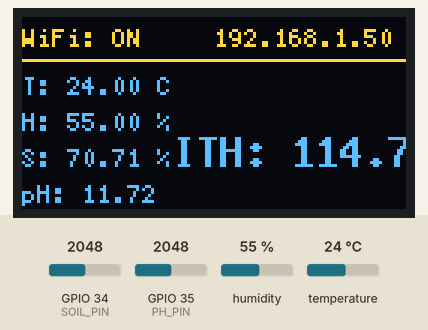
Bench run of a sketch on a simulated ESP32. Parts: 128×64 one-colour display. Inputs (shaded band) come from the test bench; at power-on: humidity 55 %, GPIO 34 (SOIL_PIN) = 2048, GPIO 35 (PH_PIN) = 2048, temperature 24 °C (analog values on the 0–4095 scale). The OLED is the two-colour kind (top 16 rows yellow); WiFi joins after 1.5 s; servers stay silent unless stated; what the sketch prints to the serial monitor is not drawn.

Above: at 2.8 s.
2.9 s: humidity set to 22 %
At 4.9 s:
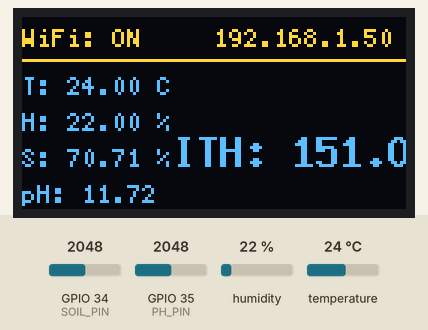
5.2 s: GPIO 34 (SOIL_PIN) set to 2866
At 7.0 s:
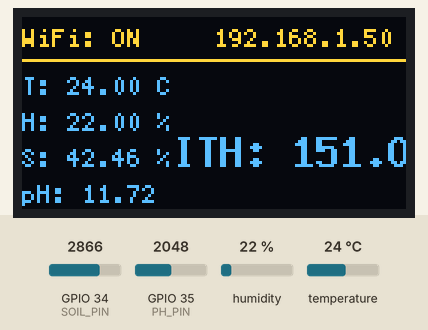
7.3 s: GPIO 35 (PH_PIN) set to 2866
At 9.1 s:
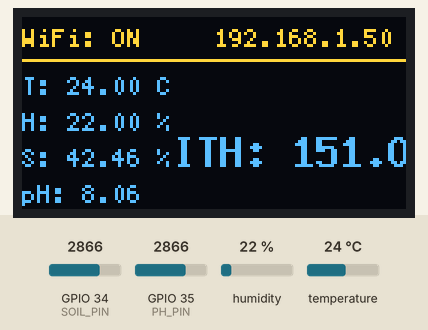
9.4 s: temperature set to 12 °C
At 11.2 s:
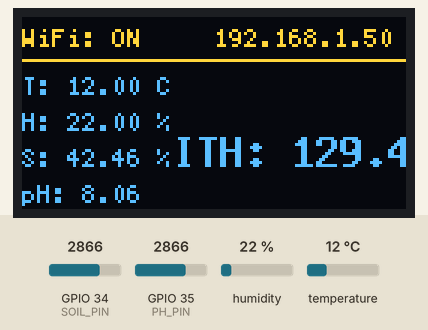
11.5 s: GPIO 34 (SOIL_PIN) set to 3972
At 13.3 s:
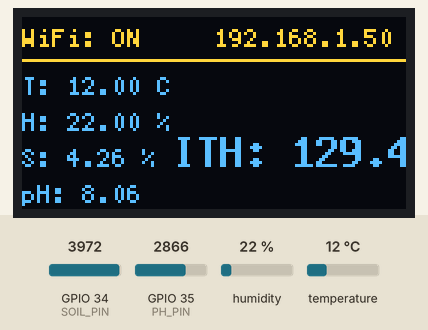
13.6 s: GPIO 35 (PH_PIN) set to 3972
At 15.4 s:
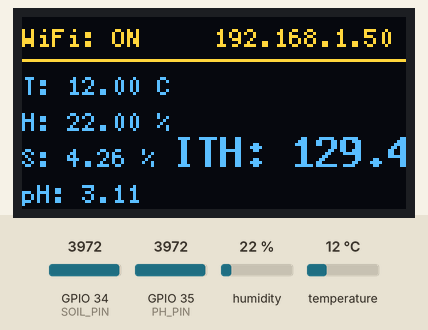
Timing chart, 0 to 16.6 s (numbered marks = the images above; inputs shaded):
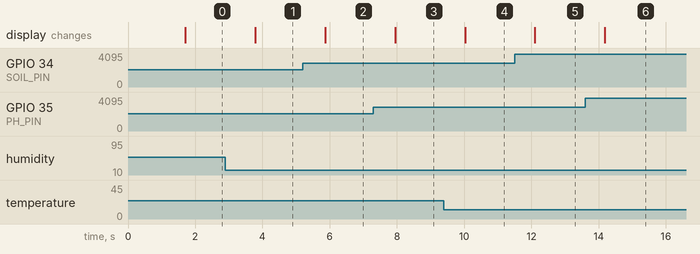

The sketch:

WBSERVER_OLED_ESP32WROOM_DTH11_SOIL_251125__PH_OK.ino
```cpp
// WEBSERVER + WEBSOCKETS + DHT11 + SOIL(ADC34) + PH(ADC35) + OLED SH1106 (U8g2)
// Para: ESP32-WROOM, sensor suelo en GPIO34, sensor pH en GPIO35, DHT11 en GPIO33

#include <WiFi.h>
#include <WebServer.h>
#include <WebSocketsServer.h>
#include <DHT.h>
#include <U8g2lib.h>
#include <Wire.h>

extern String htmlPage;   // ← Declaración global

// ======================
// CONFIG SENSORES
// ======================
#define DHTPIN 33
#define DHTTYPE DHT11
DHT dht(DHTPIN, DHTTYPE);

#define SOIL_PIN 34
#define PH_PIN   35


// ======================
// CONFIG WiFi
// ======================

const char* ssid     = "YOUR_ID_WIFI*";
const char* password = "YOUR_PASSWORD_XXXX";


// ======================
// SERVIDORES
// ======================
WebServer server(80);
WebSocketsServer webSocket(81);

// ======================
// OLED SH1106 (128x64)
// ======================
U8G2_SH1106_128X64_NONAME_F_HW_I2C oled(U8G2_R0, U8X8_PIN_NONE);

// ======================
// Variables globales
// ======================
float temp = 0.0f;
float hum = 0.0f;
float soilValue = 0.0f;
float ITHValue = 0.0f;
float phValue = 0.0f;

// ======================
// LECTURA HUMEDAD DE SUELO
// ======================
float readSoil() {
  int raw = analogRead(SOIL_PIN);
  float mapped = -0.03454f * raw + 141.45f;

  if (mapped < 0.0f) mapped = 0.0f;
  if (mapped > 100.0f) mapped = 100.0f;

  return round(mapped * 100) / 100.0f;
}

// ======================
// LECTURA SENSOR pH
// ======================
float readPH() {
  int raw = analogRead(PH_PIN);
  float voltage = raw * 3.3f / 4095.0f;

  float ph = 7.0f + ((2.5f - voltage) / 0.18f);

  if (ph < 0.0f) ph = 0.0f;
  if (ph > 14.0f) ph = 14.0f;

  return round(ph * 100) / 100.0f;
}

// ======================
// ACTUALIZAR OLED
// ======================
void updateOLED() {
  oled.clearBuffer();

  // Zona superior — estado WiFi
  oled.setFont(u8g2_font_5x7_tf);

  if (WiFi.status() == WL_CONNECTED) {
    oled.drawStr(0, 10, "WiFi: ON");

    char ipbuf[20];
    WiFi.localIP().toString().toCharArray(ipbuf, 20);
    oled.drawStr(64, 10, ipbuf);
  } else {
    oled.drawStr(0, 10, "WiFi: OFF");
  }

  // Línea separadora
  oled.drawLine(0, 14, 128, 14);

  // Información inferior
  oled.setFont(u8g2_font_5x7_tf);

  char buf[32];

  snprintf(buf, sizeof(buf), "T: %.2f C", temp);
  oled.drawStr(0, 26, buf);

  snprintf(buf, sizeof(buf), "H: %.2f %%", hum);
  oled.drawStr(0, 38, buf);

  snprintf(buf, sizeof(buf), "S: %.2f %%", soilValue);
  oled.drawStr(0, 50, buf);

  snprintf(buf, sizeof(buf), "pH: %.2f", phValue);
  oled.drawStr(0, 62, buf);

  // ITH destacado
  oled.setFont(u8g2_font_8x13B_tf);
  char bufITH[24];
  snprintf(bufITH, sizeof(bufITH), "ITH: %.2f", ITHValue);
  oled.drawStr(50, 50, bufITH);

  oled.sendBuffer();
}

// ======================
// SETUP
// ======================
void setup() {
  Serial.begin(115200);
  dht.begin();

  analogSetPinAttenuation(SOIL_PIN, ADC_11db);
  analogSetPinAttenuation(PH_PIN, ADC_11db);
  analogReadResolution(12);

  oled.begin();
  oled.clearBuffer();
  oled.setFont(u8g2_font_5x7_tf);
  oled.drawStr(0, 20, "Iniciando...");
  oled.sendBuffer();

  // Conexión WiFi
  WiFi.mode(WIFI_STA);
  WiFi.begin(ssid, password);
  delay(200);

  unsigned long start = millis();
  while (WiFi.status() != WL_CONNECTED && millis() - start < 15000) {
    delay(200);
    Serial.print(".");
  }

  server.on("/", []() { server.send(200, "text/html", htmlPage); });
  server.begin();

  webSocket.begin();

  Serial.println("\nServidor iniciado");
}

// ======================
// LOOP
// ======================
void loop() {
  server.handleClient();
  webSocket.loop();

  float t = dht.readTemperature();
  float h = dht.readHumidity();
  float s = readSoil();
  float p = readPH();

  if (isnan(t) || isnan(h)) {
    Serial.println("Error DHT");
    return;
  }

        // === Fórmula corregida ===
  float ithRaw = (1.8f * t) + 32.0f - ((0.55f * h) * 2.0f) + 100.0f;

  temp = round(constrain(t, -40.0f, 125.0f) * 100) / 100.0f;
  hum  = round(constrain(h, 0.0f, 100.0f) * 100) / 100.0f;
  soilValue = round(constrain(s, 0.0f, 100.0f) * 100) / 100.0f;
  phValue   = round(constrain(p, 0.0f, 14.0f)   * 100) / 100.0f;
  ITHValue  = round(constrain(ithRaw, -1000.0f, 1000.0f) * 100) / 100.0f;

  updateOLED();

  // JSON
  String json = "{\"temp\":";
  json += String(temp, 2);
  json += ",\"hum\":";
  json += String(hum, 2);
  json += ",\"soil\":";
  json += String(soilValue, 2);
  json += ",\"ph\":";
  json += String(phValue, 2);
  json += ",\"ith\":";
  json += String(ITHValue, 2);

  if (WiFi.status() == WL_CONNECTED) {
    json += ",\"ip\":\"";
    json += WiFi.localIP().toString();
    json += "\"";
  }
  json += "}";

  webSocket.broadcastTXT(json);
  Serial.println(json);

  delay(1000);
}


// ======================
//     HTML (RESPONSIVE)
// ======================
String htmlPage = R"=====(
<!DOCTYPE html>
<html>
<head>
<meta charset="utf-8" />
<meta name="viewport" content="width=device-width, initial-scale=1">
<title>ESP32 - Dashboard</title>

<script src="https://cdn.jsdelivr.net/npm/chart.js"></script>

<style>
body {
    font-family: Arial, sans-serif;
    margin: 0;
    padding: 0;
    background: #f2f6fa;
}
.container {
    display: flex;
    flex-direction: row;
    gap: 10px;
    padding: 10px;
    box-sizing: border-box;
    height: calc(100vh - 20px);
}
.left-box {
    flex: 0 0 320px;
    background: white;
    padding: 12px;
    border-radius: 10px;
    box-shadow: 0 0 8px rgba(0,0,0,0.08);
    overflow-y: auto;
}
.right-box {
    flex: 1;
    background: white;
    padding: 12px;
    border-radius: 10px;
    box-shadow: 0 0 8px rgba(0,0,0,0.08);
    overflow-y: auto;
}
.data-box {
    margin-bottom: 10px;
    padding: 10px;
    background: #eef3f8;
    border-radius: 8px;
    font-size: 0.95em;
    display: flex;
    justify-content: space-between;
    align-items: center;
}
.value-number {
    font-size: 1.4rem;
    color: #0b66a3;
    font-weight: 700;
}
.chart-row {
    display: flex;
    flex-direction: row;
    gap: 12px;
    flex-wrap: wrap;
    justify-content: flex-start;
}
/* AJUSTE para acomodar 5 gráficas */<!DOCTYPE html>
.chart-container {
    width: 19.8%;
    min-width: 180px;
    height: 170px;
    background: #fafafa;
    padding: 8px;
    border-radius: 8px;
    box-shadow: inset 0 0 0 1px rgba(0,0,0,0.02);
    text-align: center;
}
.chart-title {
    margin-top: 0;
    margin-bottom: 5px;
    font-size: 1.1em;
    color: #333;
}
@media (max-width: 768px) {
    .container {
        flex-direction: column;
        height: auto;
    }
    .left-box {
        flex: none;
        width: 100%;
    }
    .chart-container {
        width: calc(100% - 30px);
        height: 150px;
        margin: 0 auto 10px auto;
    }
}
.header {
    text-align: center;
    padding-bottom: 8px;
    border-bottom: 1px solid #eee;
    margin-bottom: 10px;
}
</style>

</head>
<body>

<div class="container">

    <div class="left-box">
        <div class="header">
            <h3 style="margin:6px 0;">IOT-la Granja Paicol-SENA-CDATH</h3>
            <small id="ipInfo">IP: -</small>
        </div>

        <div class="data-box">
            <div>Temperatura</div>
            <div id="tempValue" class="value-number">-- °C</div>
        </div>

        <div class="data-box">
            <div>Humedad Ambiente</div>
            <div id="humValue" class="value-number">-- %</div>
        </div>

        <div class="data-box">
            <div>Humedad Suelo</div>
            <div id="soilValue" class="value-number">-- %</div>
        </div>

        <div class="data-box">
            <div>PH del Suelo/Agua</div>
            <div id="phValue" class="value-number">--</div>
        </div>
        <div class="data-box">
            <div>ITH</div>
            <div id="ithValue" class="value-number">--</div>
        </div>

        <div class="data-box">
            <div>WiFi</div>
            <div id="wifiStatus" class="value-number">--</div>
        </div>

        <div style="font-size:0.85em; color:#666; margin-top:8px;">
            Actualización: <strong>1s</strong> • Gráficas muestran últimas 20 muestras
        </div>
    </div>

    <div class="right-box">
        <h3 style="margin-top:0;">Gráficas</h3>

        <div class="chart-row">
            <div class="chart-container"><h4 class="chart-title">Temperatura</h4><canvas id="chartTemp"></canvas></div>
            <div class="chart-container"><h4 class="chart-title">Humedad del Aire</h4><canvas id="chartHum"></canvas></div>
            <div class="chart-container"><h4 class="chart-title">Humedad del Suelo</h4><canvas id="chartSoil"></canvas></div>

            <div class="chart-container"><h4 class="chart-title">PH</h4><canvas id="chartPH"></canvas></div>
            <div class="chart-container"><h4 class="chart-title">Índice de Temperatura y Humedad (ITH)</h4><canvas id="chartITH"></canvas></div>
        </div>
    </div>

</div>

<script>
(function(){
  // WebSocket to ESP32
  const ws = new WebSocket("ws://" + location.hostname + ":81/");

  // AÑADIR PH a variables de datos
  let labels = [];
  let tempData = [], humData = [], soilData = [], ithData = [], phData = [];
  const MAX_POINTS = 20;

  function makeChart(canvasId, label, dataArr) {
    const ctx = document.getElementById(canvasId).getContext('2d');
    return new Chart(ctx, {
      type: 'line',
      data: {
        labels: labels,
        datasets: [{
          label: label,
          data: dataArr,
          borderWidth: 2,
          fill: false,
          pointRadius: 2,
          tension: 0.25
        }]
      },
      options: {
        responsive: true,
        maintainAspectRatio: false,
        animation: false,
        plugins: {
          legend: { display: false }
        },
        scales: {
          x: { display: false },
          y: {
            beginAtZero: false // PH y Temp pueden no empezar en cero
          }
        }
      }
    });
  }

  const chartTemp = makeChart("chartTemp", "Temperatura (°C)", tempData);
  const chartHum  = makeChart("chartHum",  "Humedad (%)",       humData);
  const chartSoil = makeChart("chartSoil", "Humedad Suelo (%)", soilData);
  const chartITH  = makeChart("chartITH",  "ITH",               ithData);
  // NUEVA GRÁFICA PH
  const chartPH   = makeChart("chartPH",   "PH",                phData);

  const tempEl = document.getElementById("tempValue");
  const humEl  = document.getElementById("humValue");
  const soilEl = document.getElementById("soilValue");
  const ithEl  = document.getElementById("ithValue");
  const wifiEl = document.getElementById("wifiStatus");
  const ipInfo = document.getElementById("ipInfo");
  // NUEVO ELEMENTO PH
  const phEl   = document.getElementById("phValue");
<!DOCTYPE html>
  ws.onopen = function() {
    console.log("WS abierto");
    wifiEl.textContent = "Conectado";
  };
  ws.onclose = function() {
    console.log("WS cerrado");
    wifiEl.textContent = "Desconectado";
  };

  ws.onmessage = function(event) {
    try {
      const d = JSON.parse(event.data);
      const now = new Date().toLocaleTimeString();

      labels.push(now);
      tempData.push(d.temp);
      humData.push(d.hum);
      soilData.push(d.soil);
      ithData.push(d.ith);
      phData.push(d.ph); // AÑADIR DATO PH

      if (labels.length > MAX_POINTS) {
        labels.shift();
        tempData.shift();
        humData.shift();
        soilData.shift();
        ithData.shift();
        phData.shift(); // ELIMINAR DATO PH ANTIGUO
      }

      chartTemp.update();
      chartHum.update();
      chartSoil.update();
      chartITH.update();
      chartPH.update(); // ACTUALIZAR GRÁFICA PH

      tempEl.textContent = d.temp.toFixed(2) + " °C";
      humEl.textContent  = d.hum.toFixed(2)  + " %";
      soilEl.textContent = d.soil.toFixed(2) + " %";
      ithEl.textContent  = d.ith.toFixed(2);
      phEl.textContent   = d.ph.toFixed(2); // ACTUALIZAR TEXTO PH

      if (d.ip) ipInfo.textContent = "IP: " + d.ip;
    } catch (e) {
      console.error("JSON parse error", e);
    }
  };

})();
</script>

</body>
</html>
)=====";
```

Measured:
- after the input at 2.9 s, the display: changes after 0.89 s (image 1)
- after the input at 5.2 s, the display: changes after 0.67 s (image 2)
- after the input at 7.3 s, the display: changes after 0.65 s (image 3)
- after the input at 9.4 s, the display: changes after 0.63 s (image 4)
- after the input at 11.5 s, the display: changes after 0.61 s (image 5)
- after the input at 13.6 s, the display: changes after 0.59 s (image 6)
